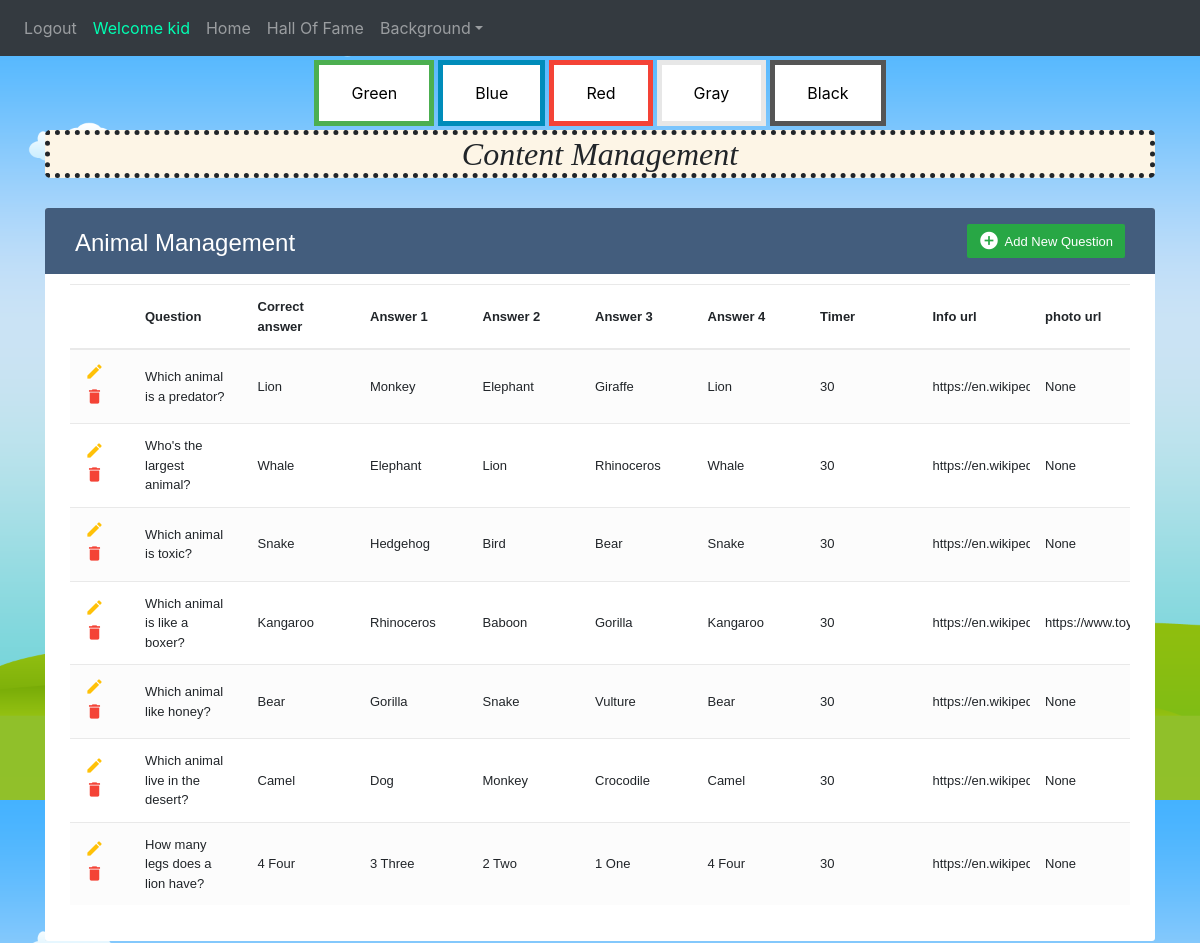
Page /contentManagement (signed in, upper part) on the earlier database version.
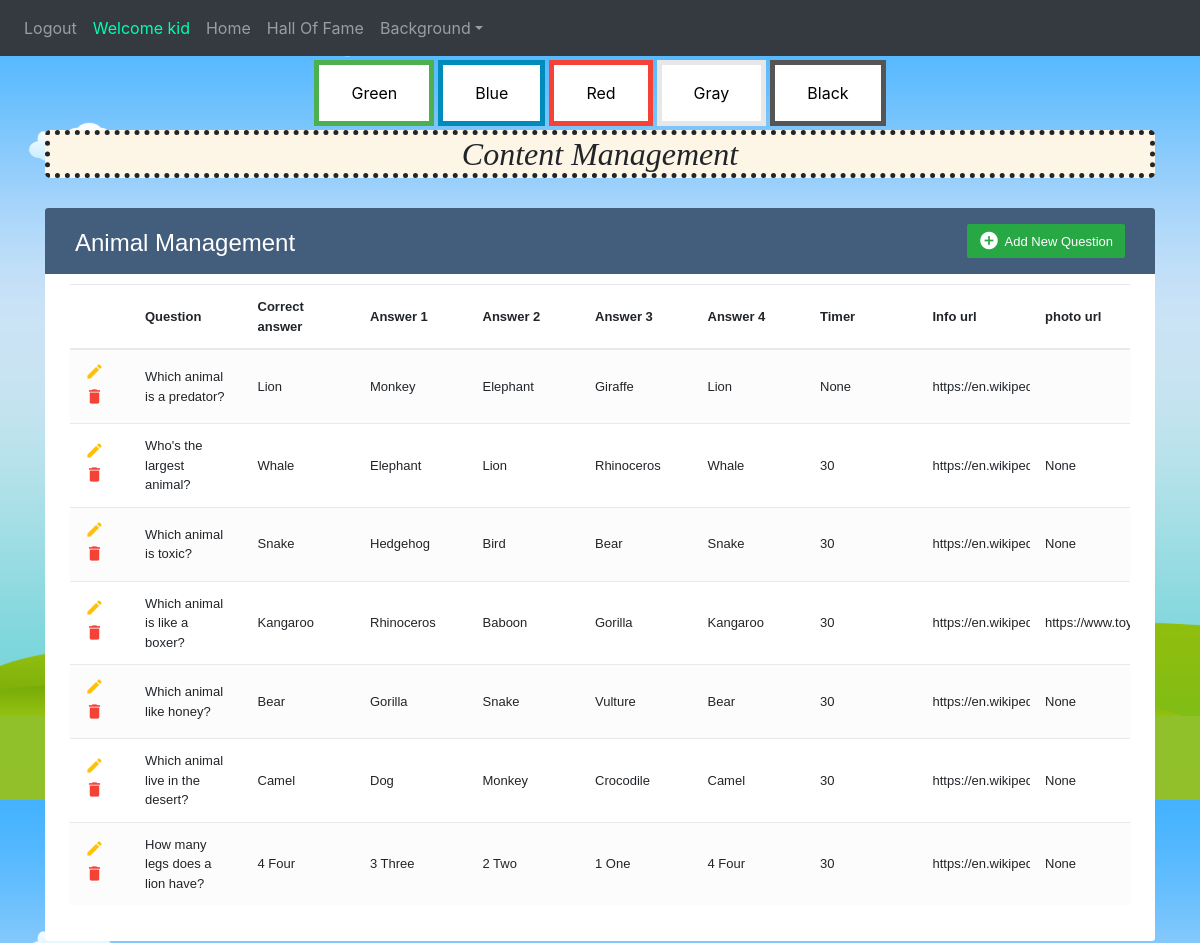
Same page on the later database version.
### website/models.py (models this page shows)
class Question(db.Model):
    id = db.Column(db.Integer, primary_key=True)
    cat = db.Column(db.String(150))
    question = db.Column(db.String(150))
    correct = db.Column(db.String(150))
    answer1 = db.Column(db.String(150))
    answer2 = db.Column(db.String(150))
    answer3 = db.Column(db.String(150))
    answer4 = db.Column(db.String(150))
    url = db.Column(db.String(1500))
    timer=db.Column(db.Integer,default=30)
    wrongs=db.Column(db.Integer,default=0)
    corrects=db.Column(db.Integer,default=0)
    photoUrl = db.Column(db.String(2000))

### website/views.py (the view, shortened to what this page needs)
@views.route('/contentManagement', methods=['GET', 'POST'])
@login_required
def contentManagement():
    back=Background.query.all()
    cat=QuestionCategory.query.all()
    questions = Question.query.all()
    return render_template("contentManagement.html", user=current_user, questions = questions,background=back,category=cat)

### website/__init__.py (called while the page is built)
def create_app():
    app = Flask(__name__)
    app.config['SECRET_KEY'] = 'hjshjhdjah kjshkjdhjs'
    app.config['SQLALCHEMY_DATABASE_URI'] = f'sqlite:///{DB_NAME}'
    db.init_app(app)
    from .views import views
    from .auth import auth
    app.register_blueprint(auth, url_prefix='/')
    app.register_blueprint(views, url_prefix='/')
    from .models import User
    create_database(app)
    login_manager = LoginManager()
    login_manager.login_view = 'auth.login'
    login_manager.init_app(app)
    @login_manager.user_loader
    def load_user(id):
        return User.query.get(int(id))
    return app

### website/templates/contentManagement.html (shortened to what this page needs)
{% extends "base.html" %} {% block title %}contentManagement{% endblock %} {% block content
    %}
<!DOCTYPE html>
<html lang="en">
<head>
    <link rel="stylesheet" href="https://stackpath.bootstrapcdn.com/bootstrap/4.5.0/css/bootstrap.min.css">
    <link rel="stylesheet" href="https://maxcdn.bootstrapcdn.com/font-awesome/4.7.0/css/font-awesome.min.css">
</head>
<div class="container">
    <h2 class="d-flex justify-content-center" style="background-color: oldlace;
    font-style: italic; border-style: dotted;
    border-width: thick; border-radius: 5px; font-family: bold;">Content Management</h2></div>
<body_table>
    <div class="container-xl">
        {%for cat in category%}
        <div class="table-responsive">
            <div class="table-wrapper">
                <div class="table-title">
                    <div class="row">
                        <div class="col-sm-6">
                            <h2>{{cat.cat}} Management</h2>
                        </div>
                        <div class="col-sm-6">
                            <a href="#addEmployeeModal"
                            onclick="add_click('{{cat.cat}}')" class="btn btn-success" data-toggle="modal"><i
                                    class="material-icons">&#xE147;</i> <span>Add New Question</span></a>
                        </div>
                    </div>
                </div>
                <table class="table table-striped table-hover">
                    <thead>
                        <tr>
                            <th>
                            </th>
                            <th>Question</th>
                            <th>Correct answer</th>
                            <th>Answer 1</th>
                            <th>Answer 2</th>
                            <th>Answer 3</th>
                            <th>Answer 4</th>
                            <th>Timer</th>
                            <th>Info url</th>
                            <th>photo url</th>
                        </tr>
                    </thead>
                    <tbody>
                        {%for q in questions%}
                        {%if q.cat==cat.cat%}
                        <tr>
                            <td>
                                <a href="#editEmployeeModal"  class="edit" data-toggle="modal"><i id={{q.id}}
                                        class="material-icons" onClick="edit_click(this.id,'{{q.cat}}','{{q.question}}','{{q.correct}}','{{q.answer1}}',
                                        '{{q.answer2}}','{{q.answer3}}','{{q.answer4}}','{{q.timer}}','{{q.url}}','{{q.photoUrl}}')" data-toggle="tooltip"
                                        title="Edit">&#xE254;</i></a>
                                <a href="#deleteEmployeeModal" class="delete" data-toggle="modal"><i id={{q.id}}
                                        class="material-icons" onClick="delete_click(this.id)" data-toggle="tooltip"
                                        title="Delete">&#xE872;</i></a>
                            </td>
                            <td>{{q.question}}</td>
                            <td>{{q.correct}}</td>
                            <td>{{q.answer1}}</td>
                            <td>{{q.answer2}}</td>
                            <td>{{q.answer3}}</td>
                            <td>{{q.answer4}}</td>
                            <td>{{q.timer}}</td>
                            <td>{{q.url}}</td>
                            <td>{{q.photoUrl}}</td>
                        </tr>
                        {%endif%}
                        {%endfor%}
                    </tbody>
                </table>
            </div>
        </div>
        {%endfor%}
    </div>
</body_table>
</html>
{% endblock %}

Differences in the rows shown:
changed Question "Which animal is a predator?": timer "30" → "None"; photoUrl "None" → (not shown)
